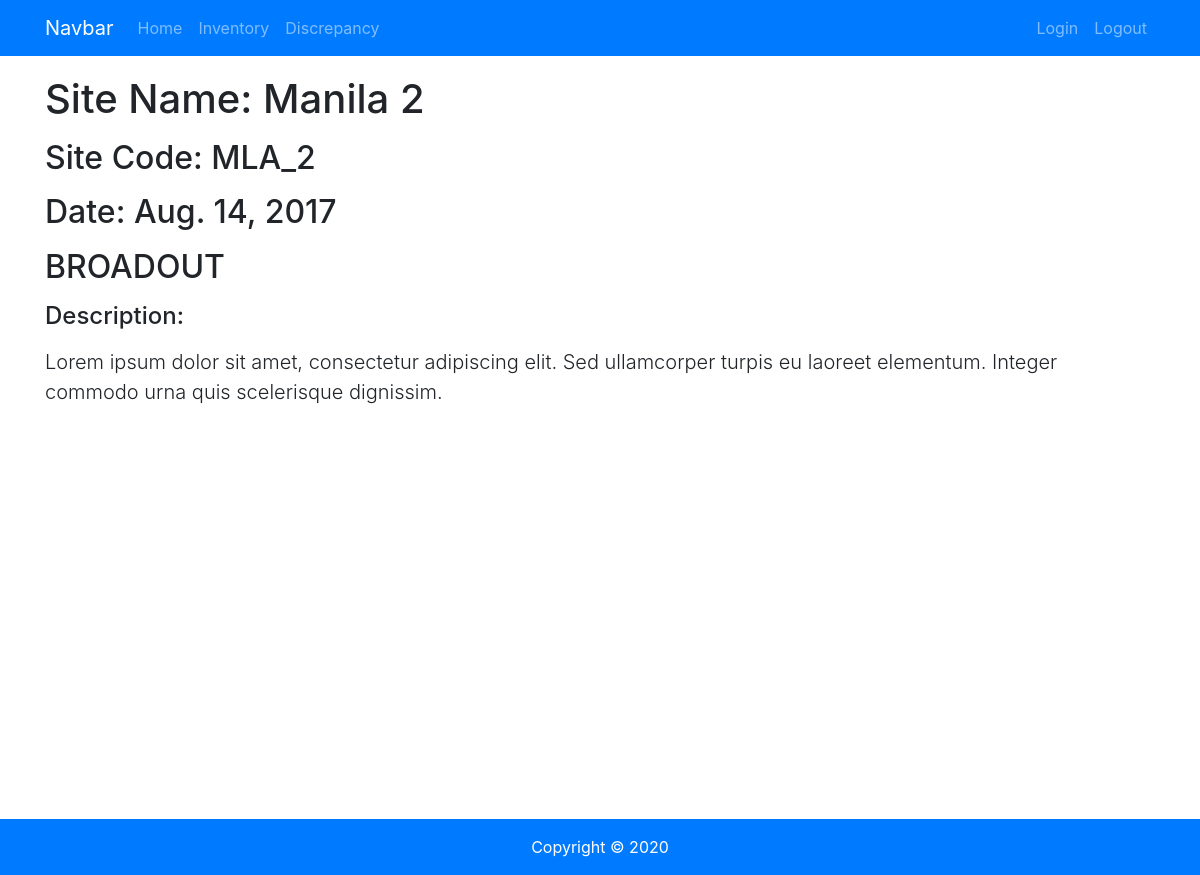
The page /details/1 on the database its author committed.
### tx_discrepancy/models.py (models this page shows, shortened)
class Discrepancy(models.Model):
    date = models.DateField()
    site_class = models.CharField(max_length=10)
    report_status = models.CharField(max_length=20)
    description = models.TextField()
    sites = models.ForeignKey(Site,on_delete=models.CASCADE)
    class Meta:
      verbose_name_plural = "Discrepancies"

class Site(models.Model):
  code = models.CharField(max_length=10)
  name = models.CharField(max_length=120)
  def __str__(self):
    return self.name

### details/views.py (the view)
# urls.py: path('<int:discrepancy_id>',views.details,name='details'),
def details(request,discrepancy_id):
    discrepancy = get_object_or_404(Discrepancy, pk=discrepancy_id)
    context = {
        'discrepancy': discrepancy
    }
    return render(request,'details/details.html',context)

### templates/details/details.html
{% extends 'base.html' %}
{% block content %}
<div class="container">
    <p><h1>Site Name: {{ discrepancy.sites }}</h1></p>
    <p><h2>Site Code: {{ discrepancy.sites.code }}</h2></p>
    <p><h2>Date: {{ discrepancy.date }} </h2></p>
    <p><h2>{{ discrepancy.report_status }}</h2></p>
    <p><h4>Description:</h4></p>
    <p class="lead">{{ discrepancy.description }}</p>
</div>
{% endblock content %}

### tx_project/static/css/style.css (style rules this page uses)
html,body { height: 100vh; }

### rows shown on the page
Discrepancy: sites "Manila 2", sites.code "MLA_2", date "Aug. 14, 2017", report_status "BROADOUT", description "Lorem ipsum dolor sit amet, consectetur adipiscing elit. Sed ullamcorper turpis eu laoreet elementum. Integer commodo urna quis scelerisque dignissim."
